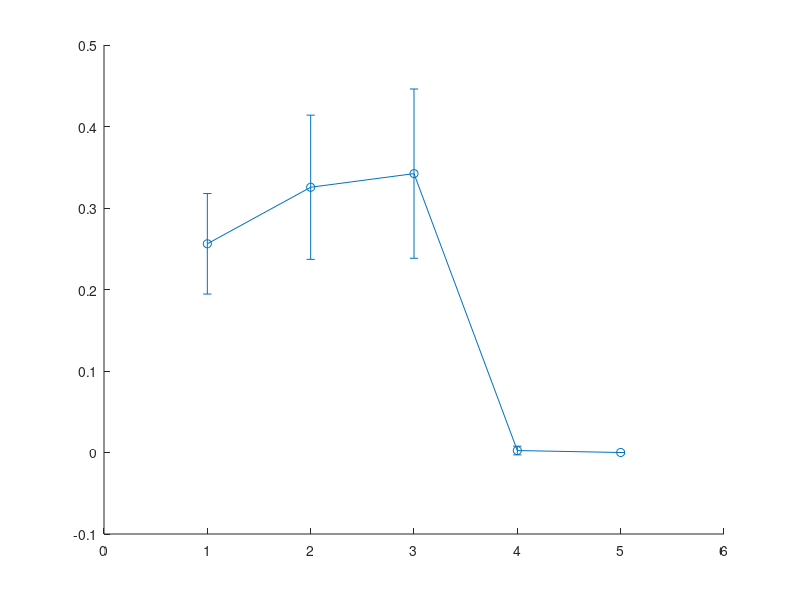

Write the MATLAB code that produced this figure. (Note: this script raises an error after producing the figure.)
% Load data for TRPV1
shell_values = 1:5;
load('rel_errors_TRPV1_shells_ell5.mat')
rel_errors_TRPV1 = rel_errors;

% Create figure
fig = figure('Units', 'inches', 'Position', [1, 1, 4.5, 3.5]); % 1-column format

% Plot TRPV1
errorbar(shell_values, mean(rel_errors_TRPV1, 2), std(rel_errors_TRPV1, 0, 2), ...
    'o-', 'LineWidth', 1.5, 'MarkerSize', 6, 'Color', [0.2 0.2 0.7]);

hold on;

% Load data for 80S
load('rel_errors_80S_shells_ell5.mat')
rel_errors_80S = rel_errors;

% Plot 80S with different color/marker
errorbar(shell_values, mean(rel_errors_80S, 2), std(rel_errors_80S, 0, 2), ...
    's-', 'LineWidth', 1.5, 'MarkerSize', 6, 'Color', [0.8 0.2 0.2]);

% Labels and formatting
xlabel('Number of Shells', 'FontSize', 11);
ylabel('Average Relative Error', 'FontSize', 11);
title('Recovery Error vs. Number of Shells', 'FontSize', 11);
legend({'TRPV1', '80S'}, 'Location', 'northeast', 'FontSize', 10);
grid on;
set(gca, 'FontSize', 10, 'LineWidth', 1);
box on;

% Set paper size for tight export
set(fig, 'PaperUnits', 'inches');
set(fig, 'PaperPositionMode', 'auto');
set(fig, 'PaperSize', [4.5 3.5]);

% Export as vector PDF (tight bounding box)
print(fig, 'freq_marching_error_vs_shells.pdf', '-dpdf', '-painters');
